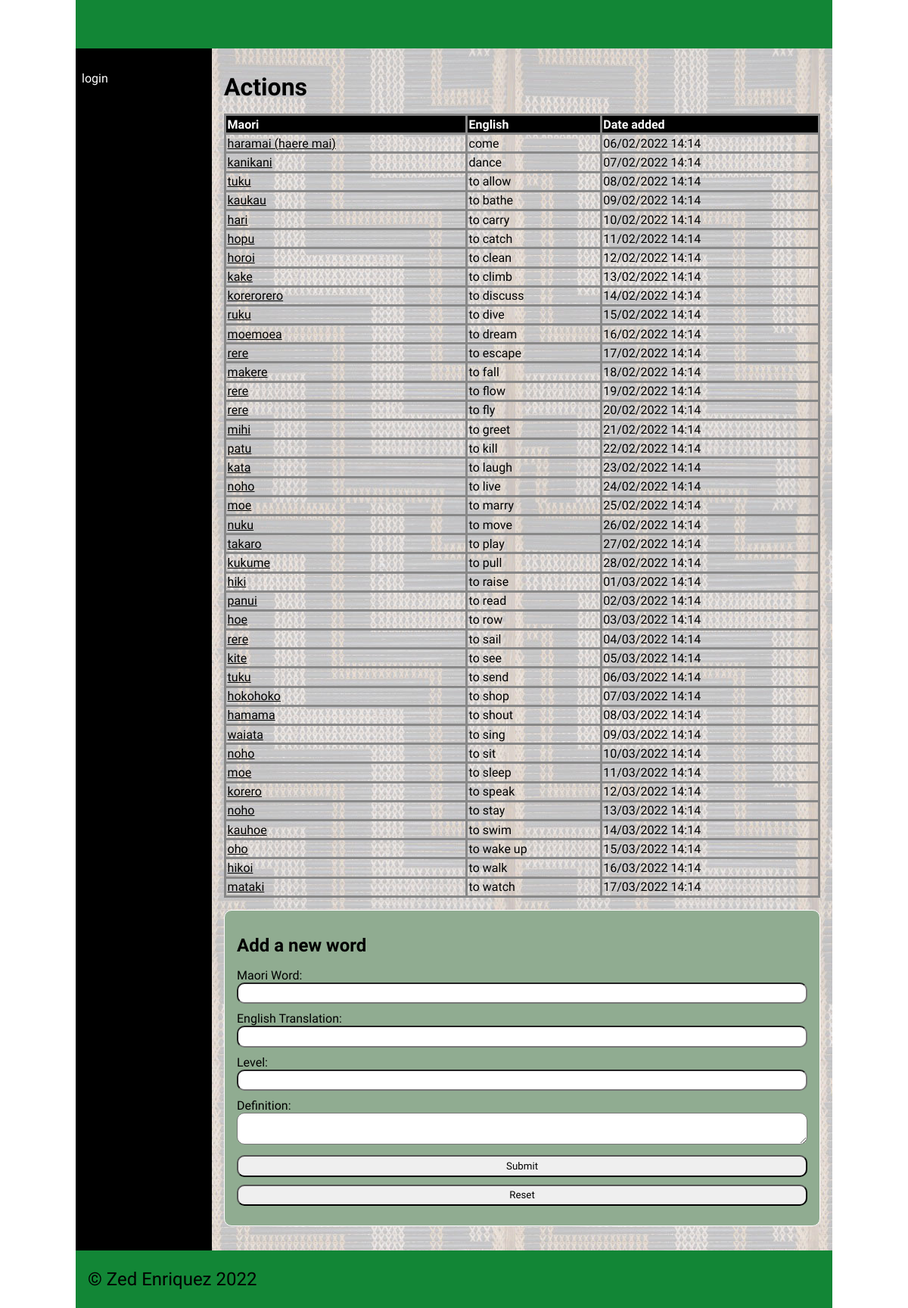
Page /category/1 on the committed database.
### tables this page shows
CREATE TABLE categories
(
    id            integer
        constraint categories_pk
            primary key autoincrement,
    category_name integer
);

CREATE TABLE "dictionary"
(
    id         integer
        constraint dictionary_pk
            primary key autoincrement,
    Maori      varchar(30),
    English    varchar(30),
    cat_id     integer
        references categories
            on delete cascade,
    Definition varchar(80),
    Level      integer,
    Image      varchar(60),
    Date       datetime,
    User_id    integer
        constraint dictionary_users_id_fk
            references users
);

### app.py (the view, shortened to what this page needs)
@app.route('/category/<cat_id>', methods=["GET", "POST"])
def render_category_page(cat_id):
    return render_template('category.html', contents=dictionary_data(), categories_obtained=categories(),
                           cat_id=int(cat_id), logged_in=is_logged_in(),
                           teacher_perm=is_teacher())

### app.py (called while the page is built)
def create_connection(db_file):
    try:
        connection = sqlite3.connect(db_file)
        connection.execute('pragma foreign_keys=ON')
        return connection
    except Error as e:
        print(e)
    return None

def categories():
    query = "SELECT id, category_name FROM categories"
    con = create_connection(DATABASE)
    cur = con.cursor()
    cur.execute(query)
    category_list = cur.fetchall()
    con.close()
    return category_list

def dictionary_data():
    con = create_connection(DATABASE)
    query = "SELECT id, Maori, English, cat_id, Definition, Level, Image, Date, User_id FROM dictionary "
    cur = con.cursor()
    cur.execute(query,)
    contents = cur.fetchall()
    con.close()
    return contents

def is_logged_in():
    if session.get("email") is None:
        print("not logged in")
        return False
    else:
        print("logged in")
        return True

def is_teacher():
    if session.get("teacher") == 0:
        print("A teacher isn't logged in")
        return False
    else:
        print("A Teacher is logged in")
        return True

### templates/category.html (shortened to what this page needs)
{% extends "base.html" %}
{% block main %}
    <table>
        <h1>{{ categories_obtained[cat_id - 1][1] }}</h1>
        <tr>
            <th>Maori</th>
            <th>English</th>
            <th>Date added</th>
        </tr>
        <tbody>
            {% for content in contents %}
                {% if content[3] == cat_id %}
                    <tr>
                        <td><a href="/word/{{ content[0] }}">{{ content[1] }}</a></td>
                        <td>{{ content[2] }}</td>
                        <td>{{ content[7] }}</td>
                    </tr>
                {% endif %}
            {% endfor %}
        </tbody>
    </table>
    {% if teacher_perm %}
    <form class="dataForm" method="POST">
    <h2>Add a new word </h2>
        <div class = "form-group">
            <div class="form-label">Maori Word:</div>
            <div class="form-element"><input id="maori" name="maori" type="text" required></div>
        </div>
        <div class = "form-group">
            <div class="form-label">English Translation:</div>
            <div class="form-element"><input id="english" name="english" type="text" required></div>
        </div>
        <div class = "form-group">
            <div class="form-label">Level:</div>
            <div class="form-element"><input id="level" name="level" type="text" required></div>
        </div>
        <div class = "form-group">
            <div class="form-label">Definition:</div>
            <div class="form-element"><textarea id="definition" name="definition" type="text" required></textarea></div>
        </div>
        <div class="button-group">
            <input type="submit" value="Submit">
            <input type="reset" value="Reset">
        </div>
    </form>
    {% endif %}
{% endblock %}

### templates/base.html (shortened to what this page needs)
<!doctype html>
<html lang="en">
<head>
	<link href="{{ url_for('static', filename='css/style.css') }}" rel="stylesheet">
</head>
<body>
	<div id="container">
		<header>
			<h1>{% block heading %}{% endblock %}</h1>
		</header>
		<nav>
			<ul>
				{% if logged_in %}
					<li><a href="/">ʕ•́ᴥ•̀ʔっ</a></li>
						{% if teacher_perm %}
						<li><a href="/add_category">Add a category</a></li>
						{% endif %}
                    <li><a href="/logout">Logout</a></li>
			</ul>
			<a> ____________ </a>
			<ul>
					{% for category in categories_obtained %}
               	 	<li><a href="/category/{{ category[0] }}">{{ category[1] }}</a></li>
               	 	{% endfor %}}
                {% else %}
                    <li><a href="/login">login</a></li>
                {% endif %}
			</ul>
		</nav>
		<main>
            {% block main%}
			{% endblock %}
        </main>
		<footer>
			<p>
				&copy; Zed Enriquez 2022
			</p>
		</footer>
	</div>
</body>
</html>

### static/css/style.css (style rules this page uses)
* { font-family: Comfortaa, sans-serif; margin: 0; padding: 0; box-sizing: border-box; }
#container { display: grid; grid-template-columns: 75px auto; grid-template-areas: 'nav header' 'main main' 'footer footer'; }
header { grid-area: header; background-color: #128636; padding: 1rem; }
nav { grid-area: nav; }
main { grid-area: main; padding: 1rem; background-color: #999; }
h1, h2, h3, h4 { padding: 1rem 0; font-family: Comfortaa, sans-serif; color: #000; }
p { padding: 0.5rem 0; }
a { color: #000; }
.dataForm { margin: 1rem 0; border: 1px solid #fff; padding: 1rem; background-color: #90ac91; border-radius: 10px; }
.dataForm input, textarea { width: 100%; border-radius: 10px; padding: 0.3rem; margin-bottom: 10px; }
table { width: 100%; border: 2px solid #666; border-collapse: collapse; }
th, td { border: 3px solid #888; padding: 0.1rem; text-align: left; }
th { background-color: #000; color: #fff; }
footer { grid-area: footer; padding: 1rem; background-color: #128636; }
footer p { color: #000; font-size: 1.5rem; }
@media only screen and (min-width: 768px) { #container { grid-template-columns: 180px auto; grid-template-areas: 'header header' 'nav main' 'footer footer'; } }
@media only screen and (min-width: 768px) { nav { background: linear-gradient(180deg, rgb(0 0 0) 0%, rgba(0, 0, 0, 1) 50%, rgb(0 0 0) 100%); padding: 0.5rem; } }
@media only screen and (min-width: 768px) { nav ul { list-style: none; } }
@media only screen and (min-width: 768px) { nav li { padding: 0.2rem 0; } }
@media only screen and (min-width: 768px) { nav a { color: #fff; text-decoration: none; } }
@media only screen and (min-width: 768px) { main { background-image: url('/poutama.jpg'); } }
@media only screen and (min-width: 1000px) { #container { width: 1000px; margin: auto; } }

### rows in the picture
categories: category_name "Actions"
dictionary: Maori "haramai (haere mai)", English "come", Date "06/02/2022 14:14"
dictionary: Maori "kanikani", English "dance", Date "07/02/2022 14:14"
dictionary: Maori "tuku", English "to allow", Date "08/02/2022 14:14"
dictionary: Maori "kaukau", English "to bathe", Date "09/02/2022 14:14"
dictionary: Maori "hari", English "to carry", Date "10/02/2022 14:14"
dictionary: Maori "hopu", English "to catch", Date "11/02/2022 14:14"
dictionary: Maori "horoi", English "to clean", Date "12/02/2022 14:14"
dictionary: Maori "kake", English "to climb", Date "13/02/2022 14:14"
dictionary: Maori "korerorero", English "to discuss", Date "14/02/2022 14:14"
dictionary: Maori "ruku", English "to dive", Date "15/02/2022 14:14"
dictionary: Maori "moemoea", English "to dream", Date "16/02/2022 14:14"
dictionary: Maori "rere", English "to escape", Date "17/02/2022 14:14"
dictionary: Maori "makere", English "to fall", Date "18/02/2022 14:14"
dictionary: Maori "rere", English "to flow", Date "19/02/2022 14:14"
dictionary: Maori "rere", English "to fly", Date "20/02/2022 14:14"
dictionary: Maori "mihi", English "to greet", Date "21/02/2022 14:14"
dictionary: Maori "patu", English "to kill", Date "22/02/2022 14:14"
dictionary: Maori "kata", English "to laugh", Date "23/02/2022 14:14"
dictionary: Maori "noho", English "to live", Date "24/02/2022 14:14"
dictionary: Maori "moe", English "to marry", Date "25/02/2022 14:14"
dictionary: Maori "nuku", English "to move", Date "26/02/2022 14:14"
dictionary: Maori "takaro", English "to play", Date "27/02/2022 14:14"
dictionary: Maori "kukume", English "to pull", Date "28/02/2022 14:14"
dictionary: Maori "hiki", English "to raise", Date "01/03/2022 14:14"
dictionary: Maori "panui", English "to read", Date "02/03/2022 14:14"
dictionary: Maori "hoe", English "to row", Date "03/03/2022 14:14"
dictionary: Maori "rere", English "to sail", Date "04/03/2022 14:14"
dictionary: Maori "kite", English "to see", Date "05/03/2022 14:14"
dictionary: Maori "tuku", English "to send", Date "06/03/2022 14:14"
dictionary: Maori "hokohoko", English "to shop", Date "07/03/2022 14:14"
dictionary: Maori "hamama", English "to shout", Date "08/03/2022 14:14"
dictionary: Maori "waiata", English "to sing", Date "09/03/2022 14:14"
dictionary: Maori "noho", English "to sit", Date "10/03/2022 14:14"
dictionary: Maori "moe", English "to sleep", Date "11/03/2022 14:14"
dictionary: Maori "korero", English "to speak", Date "12/03/2022 14:14"
dictionary: Maori "noho", English "to stay", Date "13/03/2022 14:14"
dictionary: Maori "kauhoe", English "to swim", Date "14/03/2022 14:14"
dictionary: Maori "oho", English "to wake up", Date "15/03/2022 14:14"
dictionary: Maori "hikoi", English "to walk", Date "16/03/2022 14:14"
dictionary: Maori "mataki", English "to watch", Date "17/03/2022 14:14"
